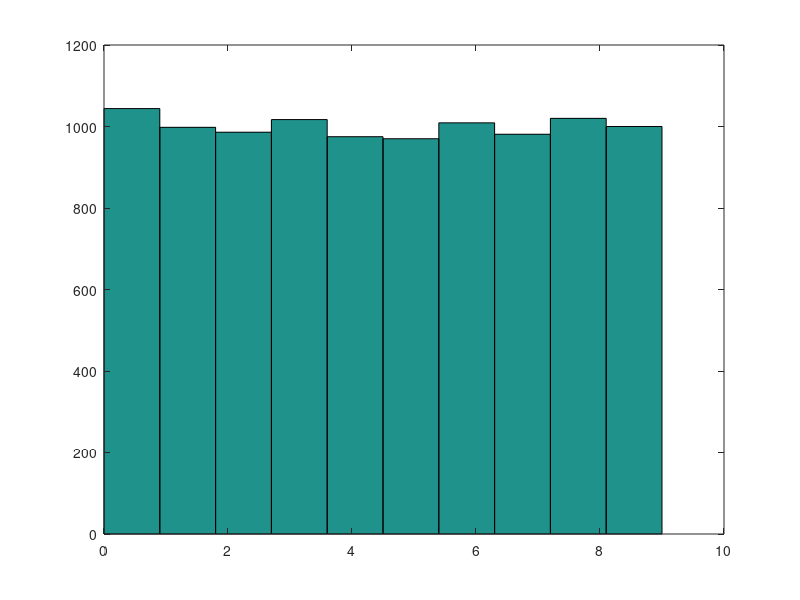

MATLAB code for this plot:
clear;
sample=[];%sample data
obsernum=[];%observed data(sorted)
samnum=10000;%number of samples
for kk=1:samnum%sampling
    sample(kk)=randi([0,9]);
end
sam_theo=[samnum/10,samnum/10,samnum/10,samnum/10,samnum/10,samnum/10,samnum/10,samnum/10,samnum/10,samnum/10];%theoretical expected value
hist(sample);
sample=sort(sample);

kk=1;
count=0;
for j=1:10; %count the number of each number
    obsernum(j)=0;
end
    for j=1:10
        count=0;
        if (kk>samnum)
            break;
        end
        while(sample(kk)==(j-1)&& kk<=samnum)
           count=count+1;
           kk=kk+1;
           if(kk>samnum)
               break;
           end
        end
        obsernum(j)=count;
    end

%hist(sample)
%obsernum
 

goodnessoffit=sum((obsernum-sam_theo).^2./sam_theo)%goodness of fit
for j=2:10%wrong distribution interval
new_obsernum(j-1)=obsernum(j);
end
new_obsernum(10)=0;
%new_obsernum
new_goodnessoffit=sum((new_obsernum-sam_theo).^2./sam_theo)

